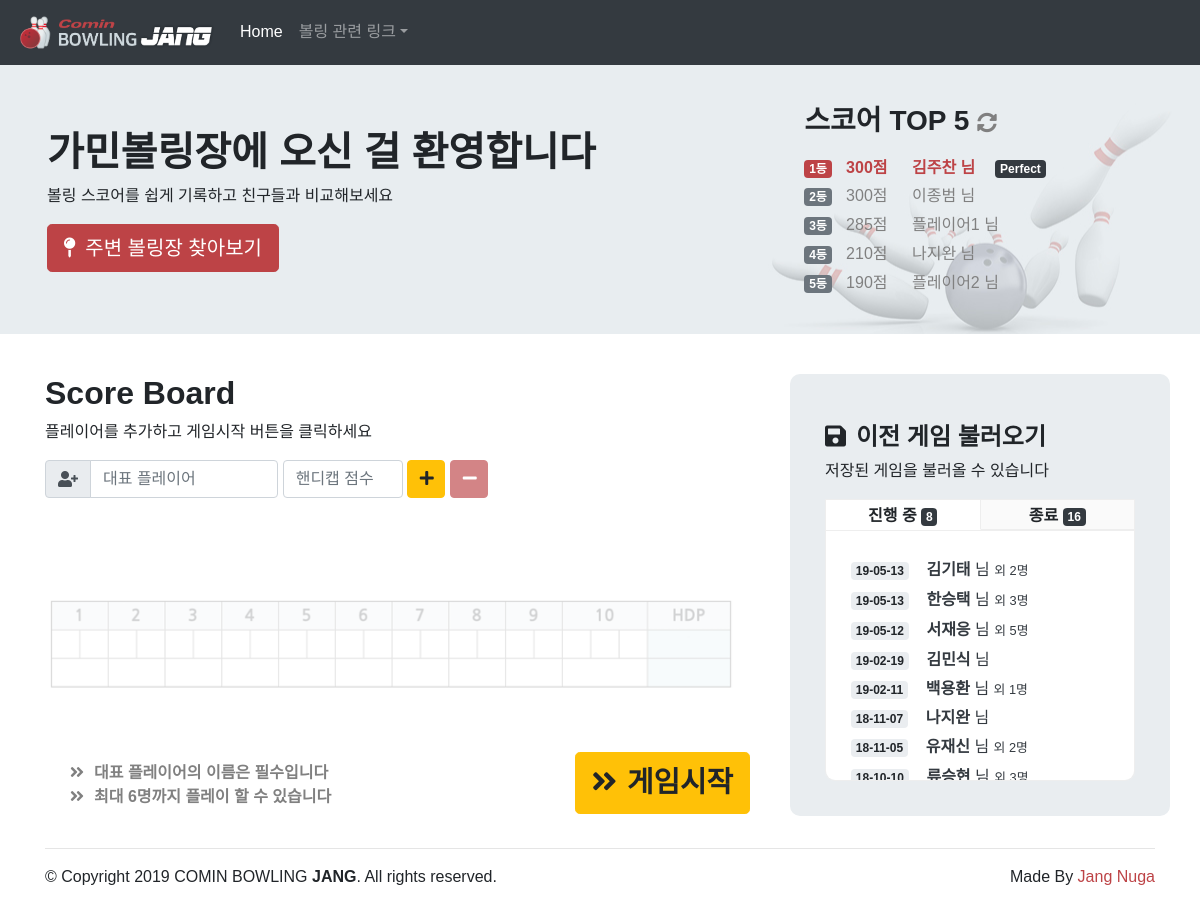
The page / on the database its author committed.
### tables this page shows
CREATE TABLE `NGJANG_SAVEDGAME` (
  `seq` int(11) NOT NULL,
  `gseq` int(11) DEFAULT NULL,
  `playerName` varchar(50) DEFAULT NULL,
  `ball_1_1` int(11) DEFAULT NULL,
  `ball_1_2` int(11) DEFAULT NULL,
  `ball_2_1` int(11) DEFAULT NULL,
  `ball_2_2` int(11) DEFAULT NULL,
  `ball_3_1` int(11) DEFAULT NULL,
  `ball_3_2` int(11) DEFAULT NULL,
  `ball_4_1` int(11) DEFAULT NULL,
  `ball_4_2` int(11) DEFAULT NULL,
  `ball_5_1` int(11) DEFAULT NULL,
  `ball_5_2` int(11) DEFAULT NULL,
  `ball_6_1` int(11) DEFAULT NULL,
  `ball_6_2` int(11) DEFAULT NULL,
  `ball_7_1` int(11) DEFAULT NULL,
  `ball_7_2` int(11) DEFAULT NULL,
  `ball_8_1` int(11) DEFAULT NULL,
  `ball_8_2` int(11) DEFAULT NULL,
  `ball_9_1` int(11) DEFAULT NULL,
  `ball_9_2` int(11) DEFAULT NULL,
  `ball_10_1` int(11) DEFAULT NULL,
  `ball_10_2` int(11) DEFAULT NULL,
  `ball_10_3` int(11) DEFAULT NULL,
  `score` int(11) DEFAULT NULL,
  `hdp` int(11) DEFAULT 0,
  `total` int(11) DEFAULT NULL,
  PRIMARY KEY (`seq`)
);

CREATE TABLE `NGJANG_MASTER` (
  `seq` int(11) NOT NULL,
  `firstPlayer` varchar(50) DEFAULT NULL,
  `pinstatus` varchar(50) DEFAULT NULL,
  `gameStatus` varchar(50) DEFAULT NULL,
  `userNumber` int(11) DEFAULT NULL,
  `startDate` datetime(3) DEFAULT NULL,
  `endDate` datetime(3) DEFAULT NULL,
  PRIMARY KEY (`seq`)
);

### pj/list/listRanking.php (shortened to what this page needs)
<?php
$sql = "SELECT S.score, S.hdp, S.total, S.playerName, M.seq FROM NGJANG_SAVEDGAME AS S LEFT OUTER JOIN NGJANG_MASTER AS M ON S.gseq=M.seq ORDER BY S.total DESC, S.hdp ASC, M.endDate DESC LIMIT 1";
$result = mysqli_query($dbConn, $sql);
$row = mysqli_fetch_array($result);
    $playerName = $row['playerName'];
    $score = $row['score'];
    $total = $row['total'];
    $gseq = $row['seq'];
    $url = "./play.php?gseq=".$gseq;
    $perfect = "";
    if($score == 300)
        $perfect = "<span class=\"badge badge-dark\" style='margin-left: 20px;'>Perfect</span>";
    $listRanking = "<li class=\"blinking\" style='list-style: none; line-height: 1.8em;'> <span class=\"badge badge-primary\" style='margin-right: 10px;'>1등</span>
    <a href='".$url."' style='text-decoration: none;'><b>"."$total"."점 <span style='margin-left: 20px;'data-toggle=\"tooltip\" data-placement=\"right\" data-original-title=\"GameNo.".$gseq."\">".$playerName." 님</b></span></a>".$perfect."</li>";
$sql = "SELECT S.score, S.hdp, S.total, S.playerName, M.seq FROM NGJANG_SAVEDGAME AS S LEFT OUTER JOIN NGJANG_MASTER AS M ON S.gseq=M.seq ORDER BY S.total DESC, S.hdp ASC, M.endDate DESC LIMIT 5";
$result = mysqli_query($dbConn, $sql);
$rank = 2;
    while ($row = mysqli_fetch_array($result)) {
        $playerName = $row['playerName'];
        $total = $row['total'];
        $gseq = $row['seq'];
        $url = "./play.php?gseq=".$gseq;
        $perfect = "";
        $listRanking = $listRanking."<li style='list-style: none; line-height: 1.8em;'><span class=\"badge badge-secondary\" style='margin-right: 10px;'>".$rank."등</span>
        <a href='".$url."' style ='color: gray; text-decoration: none;'>"."$total"."점 <span style='margin-left: 20px;'data-toggle=\"tooltip\" data-placement=\"right\" data-original-title=\"GameNo.".$gseq."\">".$playerName." 님</a>".$perfect."<br></li>";
        $rank++;
    }

### pj/list/listNoQuitGame.php (shortened to what this page needs)
<?php
$sql = "SELECT * FROM NGJANG_MASTER WHERE gameStatus LIKE '%N%' ORDER BY endDate DESC ";
$result = mysqli_query($dbConn, $sql);
$listNoQuitGame = '';
while ($row = mysqli_fetch_array($result)) {
    $date = date("y-m-d", strtotime($row['endDate']));
    $playerName = $row['firstPlayer'];
    $gseq = $row['seq'];
    $userNumber = $row['userNumber'] - 1;
    $url = "./play.php?gseq=" . $gseq;
    if ($userNumber > 0)
        $user = " <span style='font-size: 80%'>외 " . $userNumber . "명";
    else
        $user = " ";
    $listNoQuitGame = $listNoQuitGame . "<li style='list-style: none; line-height: 1.8em;'><span class=\"badge badge-light\">
       " . $date . "</span>&nbsp;&nbsp;<a href='" . $url . "' style ='color: #343a40; text-decoration: none;'>&nbsp;&nbsp;<span style='font-size:12pt' data-toggle=\"tooltip\" data-placement=\"right\" data-original-title=\"GameNo.".$gseq."\"><b>" . $playerName ."</b> 님</span> ". $user . "</a></li>";
}
?>

### css/style.css (style rules this page uses)
body { font-family: "Nanum Gothic", sans-serif; padding-top: 50px; padding-bottom: 20px; }
a { color: black; text-decoration: none; }
.blinking { -webkit-animation:blink 1.5s ease-in-out infinite alternate; -moz-animation:blink 1.5s ease-in-out infinite alternate; animation:blink 1.5s ease-in-out infinite alternate; }

### rows shown on the page
ngjang_savedgame: total "300", playerName "김주찬"
ngjang_savedgame: total "300", playerName "이종범"
ngjang_savedgame: total "285", playerName "플레이어1"
ngjang_savedgame: total "210", playerName "나지완"
ngjang_savedgame: total "190", playerName "플레이어2"
ngjang_master: endDate "19-05-13", firstPlayer "김기태", userNumber "2"
ngjang_master: endDate "19-05-13", firstPlayer "한승택", userNumber "3"
ngjang_master: endDate "19-05-12", firstPlayer "서재응", userNumber "5"
ngjang_master: endDate "19-02-19", firstPlayer "김민식"
ngjang_master: endDate "19-02-11", firstPlayer "백용환", userNumber "1"
ngjang_master: endDate "18-11-07", firstPlayer "나지완"
ngjang_master: endDate "18-11-05", firstPlayer "유재신", userNumber "2"
ngjang_master: endDate "18-10-10", firstPlayer "류승현", userNumber "3"

### other values the page prints
$noQuitGameNum "8"
$quitGameNum "16"
